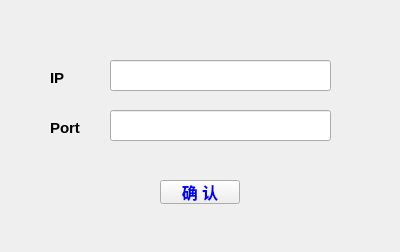
<?xml version="1.0" encoding="UTF-8"?>
<ui version="4.0">
 <class>chclient</class>
 <widget class="QWidget" name="chclient">
  <property name="geometry">
   <rect>
    <x>0</x>
    <y>0</y>
    <width>400</width>
    <height>252</height>
   </rect>
  </property>
  <property name="windowTitle">
   <string>Form</string>
  </property>
  <widget class="QLabel" name="IP">
   <property name="geometry">
    <rect>
     <x>50</x>
     <y>70</y>
     <width>54</width>
     <height>16</height>
    </rect>
   </property>
   <property name="font">
    <font>
     <pointsize>11</pointsize>
     <bold>true</bold>
    </font>
   </property>
   <property name="text">
    <string>IP</string>
   </property>
  </widget>
  <widget class="QLabel" name="PORT">
   <property name="geometry">
    <rect>
     <x>50</x>
     <y>120</y>
     <width>54</width>
     <height>16</height>
    </rect>
   </property>
   <property name="font">
    <font>
     <pointsize>11</pointsize>
     <bold>true</bold>
    </font>
   </property>
   <property name="text">
    <string>Port</string>
   </property>
  </widget>
  <widget class="QLineEdit" name="IPS">
   <property name="geometry">
    <rect>
     <x>110</x>
     <y>60</y>
     <width>221</width>
     <height>31</height>
    </rect>
   </property>
  </widget>
  <widget class="QLineEdit" name="PORTS">
   <property name="geometry">
    <rect>
     <x>110</x>
     <y>110</y>
     <width>221</width>
     <height>31</height>
    </rect>
   </property>
  </widget>
  <widget class="QPushButton" name="YES">
   <property name="geometry">
    <rect>
     <x>160</x>
     <y>180</y>
     <width>80</width>
     <height>24</height>
    </rect>
   </property>
   <property name="font">
    <font>
     <pointsize>12</pointsize>
     <bold>true</bold>
    </font>
   </property>
   <property name="styleSheet">
    <string notr="true">color: rgb(0, 0, 255);</string>
   </property>
   <property name="text">
    <string>确 认</string>
   </property>
  </widget>
 </widget>
 <resources/>
 <connections/>
</ui>
